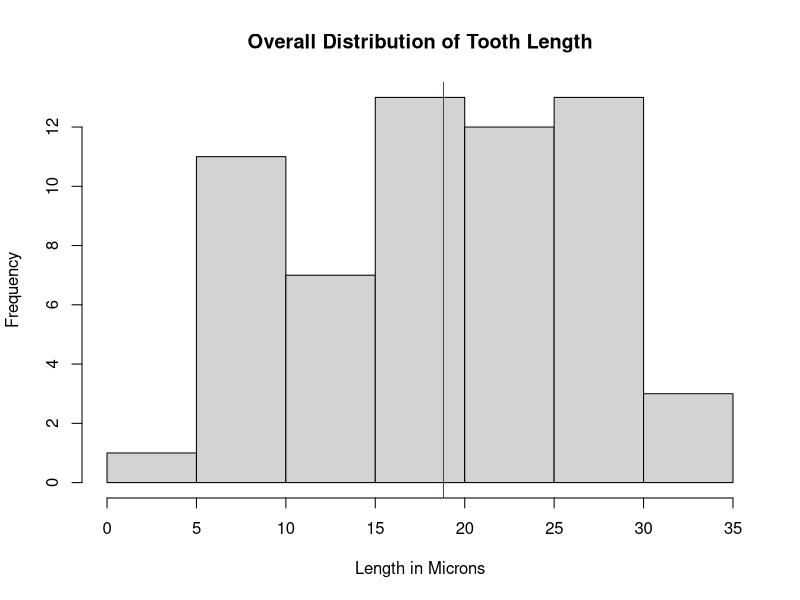
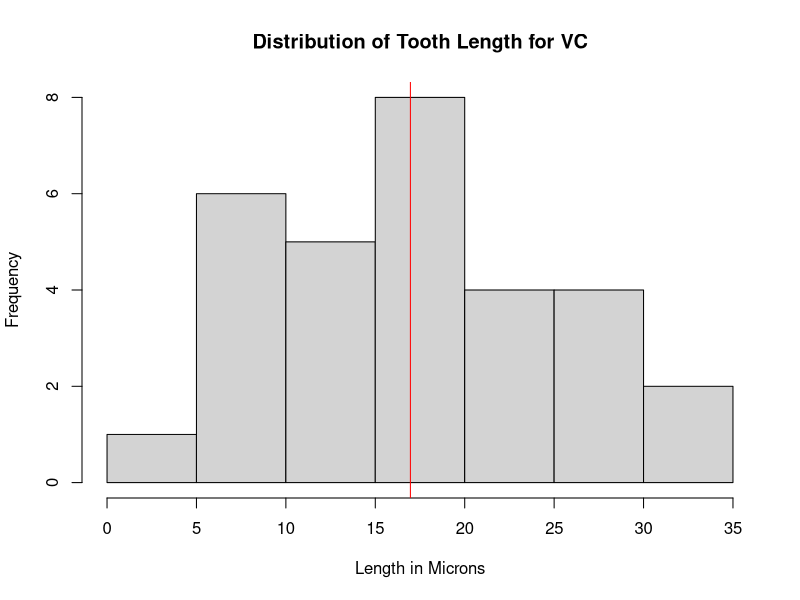
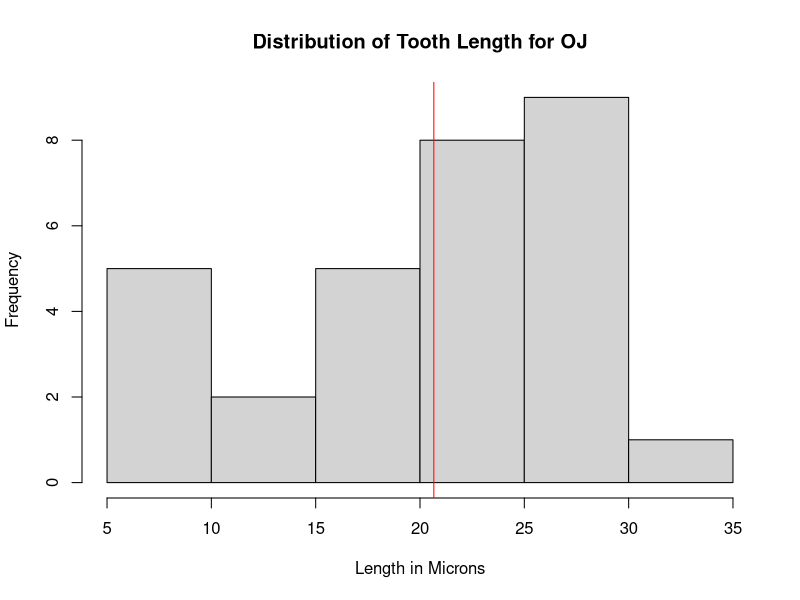
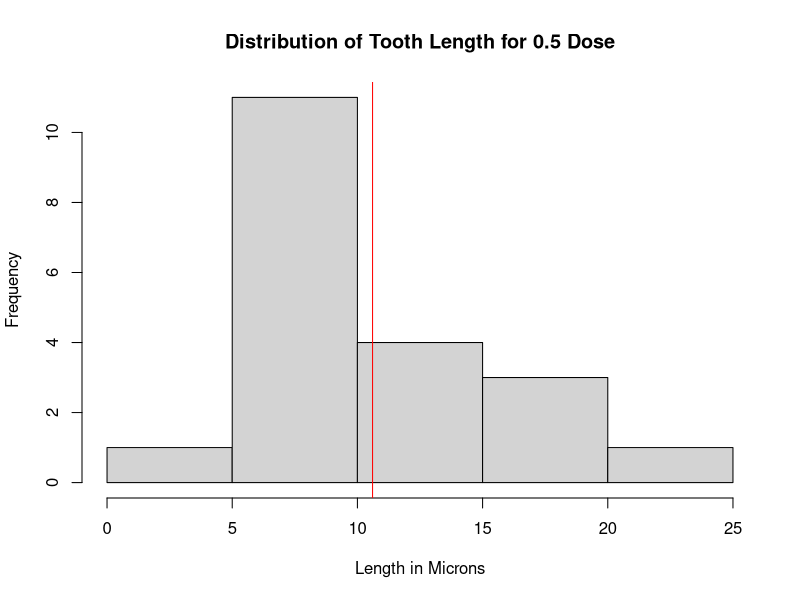
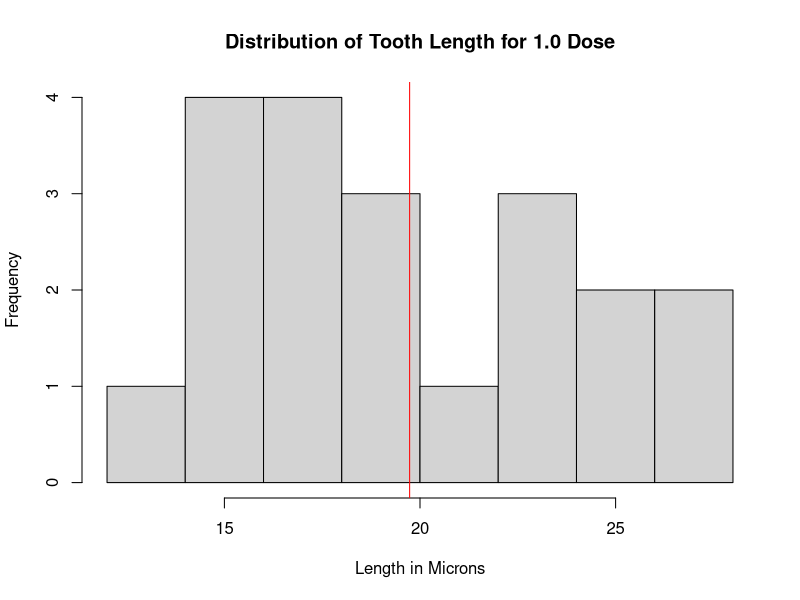
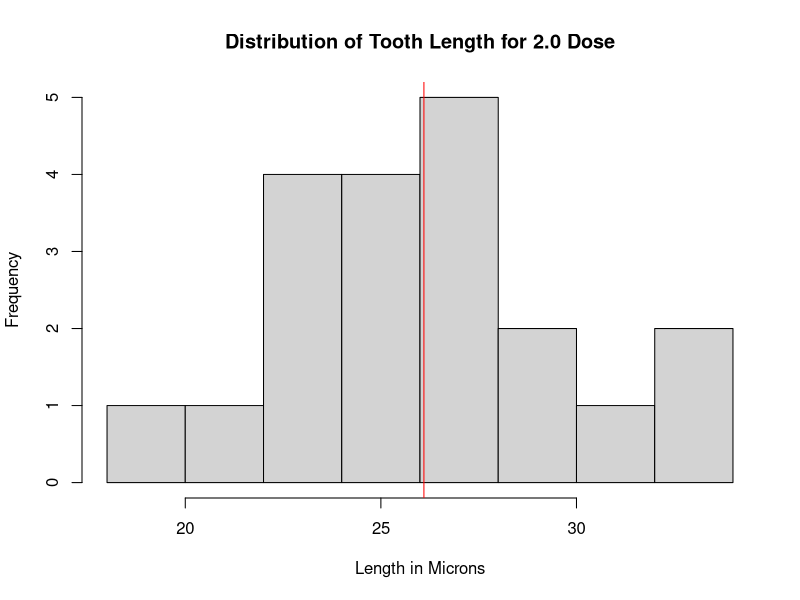

Generate these figures, in order, with R:
## ---- chunk 1
library(dplyr)
library(datasets)
data(ToothGrowth)
## ---- chunk 2
dim(ToothGrowth)
ToothGrowth[!complete.cases(ToothGrowth)]
head(ToothGrowth)
View(ToothGrowth)
lenave <- mean(ToothGrowth$len)
lenrange <- range(ToothGrowth$len)
str(ToothGrowth)
summary(ToothGrowth$len)
nrow(subset(ToothGrowth, supp == "OJ"))
nrow(subset(ToothGrowth, supp == "VC"))
unique(ToothGrowth$dose)
nrow(subset(ToothGrowth, dose == 0.5))
nrow(subset(ToothGrowth, dose == 1.0))
nrow(subset(ToothGrowth, dose == 2.0))
## ---- chunk 3
hist(ToothGrowth$len, main = "Overall Distribution of Tooth Length", xlab = "Length in Microns")
abline(v = mean(ToothGrowth$len) , col = "red")
VClen <- subset(ToothGrowth, supp == "VC", select = "len")
hist(VClen$len, main = "Distribution of Tooth Length for VC", xlab = "Length in Microns")
abline(v=mean(VClen$len), col = "red")
OJlen <- subset(ToothGrowth, supp == "OJ", select = "len")
hist(OJlen$len, main = "Distribution of Tooth Length for OJ", xlab = "Length in Microns")
abline(v=mean(OJlen$len), col = "red")

## ---- chunk 4
zerofivelen <- subset(ToothGrowth, dose == "0.5", select = "len")
hist(zerofivelen$len, main = "Distribution of Tooth Length for 0.5 Dose", xlab = "Length in Microns")
abline(v=mean(zerofivelen$len), col = "red")
onezerolen <- subset(ToothGrowth, dose == "1", select = "len")
hist(onezerolen$len, main = "Distribution of Tooth Length for 1.0 Dose", xlab = "Length in Microns")
abline(v=mean(onezerolen$len), col = "red")
twozerolen <- subset(ToothGrowth, dose == "2", select = "len")
hist(twozerolen$len, main = "Distribution of Tooth Length for 2.0 Dose", xlab = "Length in Microns")
abline(v=mean(twozerolen$len), col = "red")
## ---- chunk 5
growthBySupp <- summarize(group_by(ToothGrowth, supp), mean(len), sd(len))
colnames(growthBySupp) <- c("supp", "meanlen", "sdlen")
growthBySupp
growthByDose <- summarize(group_by(ToothGrowth, dose), mean(len), sd(len))
colnames(growthByDose) <- c("supp", "meanlen", "sdlen")
growthByDose
growthBySuppAndDose <- summarize(group_by(ToothGrowth, supp, dose), mean(len), sd(len))
colnames(growthBySuppAndDose) <- c("supp", "dose", "meanlen", "sdlen")
growthBySuppAndDose
## ---- chunk 6
growthVC <- subset(ToothGrowth, supp == "VC", select = "len")
growthOJ <- subset(ToothGrowth, supp == "OJ", select = "len")
t.test(growthOJ - growthVC, var.equal = TRUE)
## ---- chunk 7
suppCI <- t.test(growthOJ - growthVC, var.equal = TRUE)$conf.int
## ---- chunk 8
growth0.5 <- subset(ToothGrowth, dose == "0.5", select = "len")
growth1.0 <- subset(ToothGrowth, dose == "1", select = "len")
t.test(growth1.0 - growth0.5, var.equal = TRUE)
## ---- chunk 9
dose1.0CI <- t.test(growth1.0 - growth0.5, var.equal = TRUE)$conf.int
## ---- chunk 10
growth2.0 <- subset(ToothGrowth, dose == "2", select = "len")
t.test(growth2.0 - growth1.0, var.equal = TRUE)
## ---- chunk 11
dose2.0CI <- t.test(growth2.0 - growth1.0, var.equal = TRUE)$conf.int
